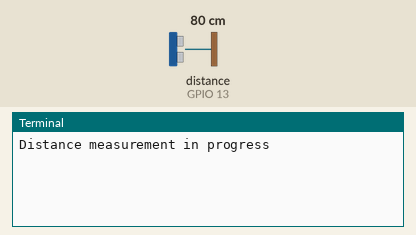
The program below on a simulated Raspberry Pi (BCM pin numbers). Parts: the last lines printed to the terminal. Inputs (shaded band) come from the test bench; at power-on: distance to the obstacle (sensor on GPIO 13) 80 cm. The echo pulse lasts 58.3 µs per cm; the clock reads 2024-03-15 10:24:30 at power-on unless the program sets it.

Above: at 1.2 s.
1.3 s: distance to the obstacle (sensor on GPIO 13) set to 2 cm
At 2.4 s:
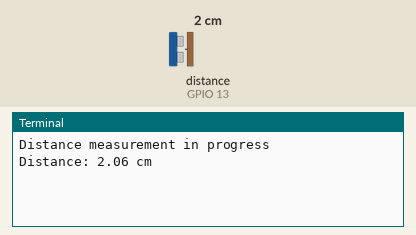
4.3 s: distance to the obstacle (sensor on GPIO 13) set to 4 cm
At 6.7 s:
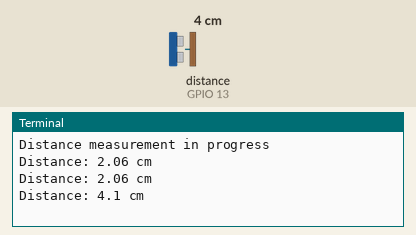

Measured:
- after the input at 1.3 s, the terminal: prints a new line after 0.70 s (image 1)
- after the input at 4.3 s, the terminal: prints a new line after 1.7 s (image 2)

The program:

ultrasonic.py
```python
import RPi.GPIO as GPIO
import time

GPIO.setmode(GPIO.BCM)

TRIG = 19
ECHO = 13

print("Distance measurement in progress")

GPIO.setup(TRIG, GPIO.OUT)
GPIO.setup(ECHO, GPIO.IN)

try:
    while True:
        GPIO.output(TRIG, False)
        time.sleep(2)

        # Send trigger pulse
        GPIO.output(TRIG, True)
        time.sleep(0.00001)
        GPIO.output(TRIG, False)

        # Measure echo time
        while GPIO.input(ECHO) == 0:
            pulse_start = time.time()

        while GPIO.input(ECHO) == 1:
            pulse_end = time.time()

        pulse_duration = pulse_end - pulse_start

        # Calculate distance
        distance = pulse_duration * 17150
        distance = round(distance, 2)

        if 2 < distance < 400:
            print("Distance:", distance, "cm")
        else:
            print("Out of range")

except KeyboardInterrupt:
    GPIO.cleanup()
```
